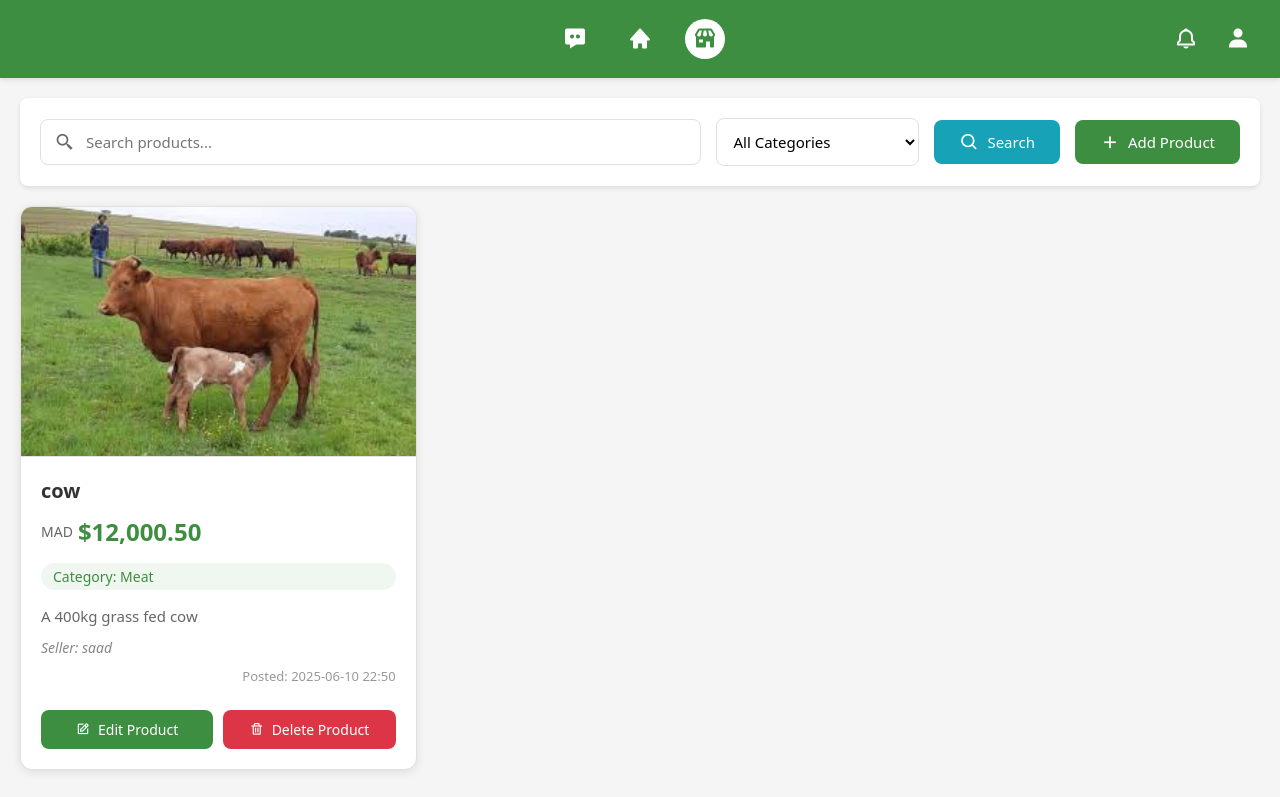
Page /market.php (signed in) on the committed database.
### tables this page shows
CREATE TABLE IF NOT EXISTS `marketplace_items` (
  `id` int NOT NULL AUTO_INCREMENT,
  `seller_id` int NOT NULL,
  `title` varchar(255) NOT NULL,
  `description` text,
  `price` decimal(10,2) NOT NULL,
  `image_url` varchar(255) DEFAULT NULL,
  `category` varchar(50) DEFAULT NULL,
  `status` enum('available','sold','pending') DEFAULT 'available',
  `created_at` timestamp NULL DEFAULT CURRENT_TIMESTAMP,
  PRIMARY KEY (`id`),
  KEY `seller_id` (`seller_id`),
  CONSTRAINT `marketplace_items_ibfk_1` FOREIGN KEY (`seller_id`) REFERENCES `users` (`id`) ON DELETE CASCADE
);

CREATE TABLE IF NOT EXISTS `users` (
  `id` int NOT NULL AUTO_INCREMENT,
  `username` varchar(100) NOT NULL,
  `email` varchar(255) NOT NULL,
  `phone` varchar(25) DEFAULT NULL,
  `password` varchar(255) NOT NULL,
  `profile_pic` varchar(255) DEFAULT 'Images/profile.jpg',
  `created_at` timestamp NULL DEFAULT CURRENT_TIMESTAMP,
  `bio` text,
  `user_type` enum('farmer','user') NOT NULL DEFAULT 'user',
  `user_tag` varchar(50) DEFAULT NULL,
  `gender` varchar(10) DEFAULT NULL,
  PRIMARY KEY (`id`),
  UNIQUE KEY `username` (`username`),
  UNIQUE KEY `email` (`email`)
);

### market.php (the view, shortened to what this page needs)
<?php
$servername = "localhost";
$username = "root";
$password = "";
$dbname = "farmx";
$dsn = "mysql:host=$servername;dbname=$dbname;charset=utf8mb4";
$options = [
    PDO::ATTR_ERRMODE => PDO::ERRMODE_EXCEPTION,
    PDO::ATTR_DEFAULT_FETCH_MODE => PDO::FETCH_ASSOC,
];
try {
    $pdo = new PDO($dsn, $username, $password, $options);
} catch (Exception $e) {
    exit('Database connection failed: ' . $e->getMessage());
}
$search = $_GET['search'] ?? '';
$query = "SELECT m.*, u.username
          FROM marketplace_items m
          JOIN users u ON m.seller_id = u.id
          WHERE m.status = 'available'";
$params = [];
$query .= " ORDER BY m.created_at DESC";
$stmt = $pdo->prepare($query);
$stmt->execute($params);
$products = $stmt->fetchAll();
?>
<!DOCTYPE html>
<html>
<head>
    <link href='https://unpkg.com/boxicons@2.1.4/css/boxicons.min.css' rel='stylesheet'>
</head>
<body>
    <header>
        <div class="header-content">
            <div class="nav-links">
                <a href="message.php" title="Messages">
                    <i class='bx bxs-message-dots'></i>
                </a>
                <a href="main.php" title="Home">
                    <i class='bx bxs-home'></i>
                </a>
                <a href="market.php" class="activated" title="Marketplace">
                    <i class='bx bxs-store'></i>
                </a>
            </div>
            <div class="right-nav">
                <div class="notification-container">
                    <a href="notifications.php" title="Notifications">
                        <i class='bx bx-bell notification-icon'></i>
                    </a>
                </div>
                <a href="profile.php" title="Profile">
                    <i class='bx bxs-user'></i>
                </a>
                <a href="logout.php" title="Logout">
                    <i class='bx bx-log-out'></i>
                </a>
            </div>
        </div>
    </header>
    <div class="marketplace-container">
        <div class="search-filter-section">
            <form id="searchForm" method="GET" class="search-filter-form">
                <div class="marketplace-filter-search-bar">
                    <input type="text" id="searchInput" name="search" placeholder="Search products..." value="<?php echo htmlspecialchars($search); ?>">
                    <i class='bx bx-search-alt-2'></i>
                </div>
                <div class="filter-section">
                    <select id="categoryFilter" name="category">
                        <option value="">All Categories</option>
                    </select>
                    <button type="submit" class="search-button">
                        <i class='bx bx-search'></i> Search
                    </button>
                    <?php if (isset($_SESSION['user_tag']) && $_SESSION['user_tag'] === 'FarmX Producer'): ?>
                    <button type="button" onclick="window.location.href='add_product.php'" class="add-product-btn">
                        <i class='bx bx-plus'></i> Add Product
                    </button>
                    <?php endif; ?>
                </div>
            </form>
        </div>
        <div class="product-grid">
            <?php if (empty($products)): ?>
                <p>No products available yet. Be the first to list something!</p>
            <?php else: ?>
                <?php foreach ($products as $product): ?>
                    <div class="product-card" data-category="<?php echo htmlspecialchars($product['category']); ?>" data-product-id="<?php echo $product['id']; ?>">
                        <img src="<?php echo htmlspecialchars($product['image_url']); ?>" alt="<?php echo htmlspecialchars($product['title']); ?>">
                        <div class="product-info">
                            <h3><?php echo htmlspecialchars($product['title']); ?></h3>
                            <p class="price">$<?php echo number_format($product['price'], 2); ?></p>
                            <p class="category">Category: <?php echo htmlspecialchars(ucfirst($product['category'])); ?></p>
                            <p class="description"><?php echo htmlspecialchars($product['description']); ?></p>
                            <p class="seller">Seller: <?php echo htmlspecialchars($product['username']); ?></p>
                            <p class="posted-time">Posted: <?php echo date('Y-m-d H:i', strtotime($product['created_at'])); ?></p>
                            <?php if ($product['seller_id'] == $_SESSION['user_id']): ?>
                                <div class="product-actions">
                                    <button onclick="editProduct(<?php echo $product['id']; ?>)" class="edit-btn">
                                        <i class='bx bx-edit'></i> Edit Product
                                    </button>
                                    <button onclick="deleteProduct(<?php echo $product['id']; ?>)" class="delete-btn">
                                        <i class='bx bx-trash'></i> Delete Product
                                    </button>
                                </div>
                            <?php endif; ?>
                        </div>
                    </div>
                <?php endforeach; ?>
            <?php endif; ?>
        </div>
    </div>
</body>
</html>

### rows in the picture
marketplace_items: image_url (picture), title "cow", price "12,000.50", category "Meat", description "A 400kg grass fed cow", seller.username "saad", created_at "2025-06-10 22:50"
